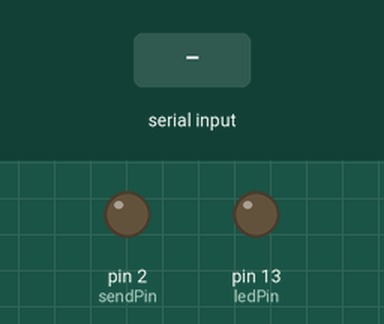
A sketch run on a simulated Arduino Uno, built with avr-gcc and run on an emulated ATmega328P. Shown: output pins drawn as LEDs (lit = HIGH). Inputs (shaded band) come from the test bench. What the sketch prints to the serial monitor is not drawn.

Above: at 1.2 s.
1.3 s: "1\n" received over Serial
Timing chart, 0 to 4.3 s (numbered marks = the images above; inputs shaded):
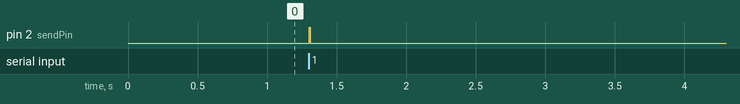

Measured:
- after the input at 1.3 s, pin 2 (sendPin): LOW → HIGH at once, → LOW 0.01 s later

The sketch:

Sender.ino
```cpp
const int BUFF_LENGTH = 252;
const int IN_LENGTH = 1552;
const int S_LENGTH = 258;
const int L_LENGTH = 779;
const int P_LENGTH = 9516;
int ledPin = LED_BUILTIN;
int sendPin = 2;
char msg[BUFF_LENGTH];
int msgI = 0;

void setup() {
  // initialize serial:
  Serial.begin(9600);
  // make the pins outputs:
  pinMode(ledPin, OUTPUT);
  pinMode(sendPin, OUTPUT);
  msgI = 0;
}

void loop() {
  char ch;
  while (Serial.available() > 0) {
    ch=(char)Serial.read();
    if (ch == '\n') {
      sendMsg(msgI);
      msgI = 0;
    } else if(ch != ',' && msgI < BUFF_LENGTH){
      msg[msgI] = ch;
      msgI++;
    }
  }
}

void sendMsg(int length) {
  Serial.println("Message!");
  Serial.println(length);
  digitalWrite(ledPin, LOW);
  digitalWrite(sendPin, LOW);

  int curPinValue = HIGH;
  int nextPinValue = LOW;
  int i = 0;
  unsigned long pulseLength;

  unsigned long nextTime;
  unsigned long curTime = micros();
  digitalWrite(sendPin, curPinValue);
  for(i = 0; i < length; i++){
    if(curPinValue == HIGH){
      nextPinValue = LOW;
    }else{
      nextPinValue = HIGH;
    }
    char pulseCode = msg[i];
    if(pulseCode == 'n'){
      //Serial.println("n");
      pulseLength = IN_LENGTH;
    }else if(pulseCode == 's'){
      //Serial.println("s");
      pulseLength = S_LENGTH;
    }else if(pulseCode == 'l'){
      //Serial.println("l");
      pulseLength = L_LENGTH;
    }else{
      //Serial.println("p");
      pulseLength = P_LENGTH;
    }
    nextTime = curTime + pulseLength;

    //while(micros() <= nextTime){
      //delayMicroseconds(1);
    //}
    delayMicroseconds(nextTime - micros());
    digitalWrite(sendPin, nextPinValue);
    digitalWrite(ledPin, nextPinValue);
    curPinValue = nextPinValue;
    curTime = nextTime;
  }
  digitalWrite(sendPin, LOW);
  digitalWrite(ledPin, LOW);
  Serial.println("Sent.");
}
```
